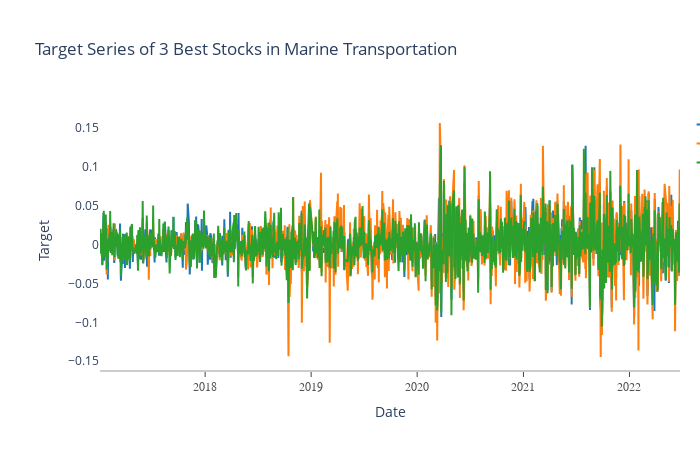

The notebook cell this image was saved under:
### Code cell
import plotly.graph_objects as go

fig = go.Figure()

colors = {
    9101: '#1f77b4',  # Blue
    9107: '#ff7f0e',  # Orange
    9104: '#2ca02c'   # Green
}

for stock_code in [9101, 9107, 9104]:
    df_ = df[df['SecuritiesCode'] == stock_code]
    # Sort data by date to ensure the line plots correctly
    df_ = df_.sort_values(by='Date')
    fig.add_trace(go.Scatter(
        x=df_['Date'],
        y=df_['Target'],
        mode='lines',
        name=str(stock_code),
        line=dict(color=colors[stock_code])
    ))

fig.update_layout(
    title="Target Series of 3 Best Stocks in Marine Transportation",
    xaxis_title="Date",
    yaxis_title="Target",
    xaxis=dict(
        showline=True,
        showgrid=False,
        showticklabels=True,
        linecolor='rgb(204, 204, 204)',
        linewidth=2,
        ticks='outside',
        tickfont=dict(
            family='Arial',
            size=12,
            color='rgb(82, 82, 82)',
        ),
    ),
    yaxis=dict(
        showgrid=True,
        zeroline=False,
        showline=False,
        showticklabels=True,
    ),
    autosize=False,
    margin=dict(
        autoexpand=False,
        l=100,
        r=20,
        t=110,
    ),
    showlegend=True,
    plot_bgcolor='white'
)

fig.show()

### Figure 1 — Plotly figure (JSON) as saved in the notebook; plotly's stock layout.template omitted (floating-point values rounded to 4 significant figures; data arrays with more than 128 entries replaced by an {"elided": "..."} marker saying what was removed)
{"data": [{"line": {"color": "#1f77b4"}, "mode": "lines", "name": "9101", "type": "scatter", "x": {"elided": "1337 str values"}, "y": {"elided": "1337 float values"}}, {"line": {"color": "#ff7f0e"}, "mode": "lines", "name": "9107", "type": "scatter", "x": {"elided": "1337 str values"}, "y": {"elided": "1337 float values"}}, {"line": {"color": "#2ca02c"}, "mode": "lines", "name": "9104", "type": "scatter", "x": {"elided": "1337 str values"}, "y": {"elided": "1337 float values"}}], "layout": {"autosize": false, "height": 450, "margin": {"autoexpand": false, "l": 100, "r": 20, "t": 110}, "plot_bgcolor": "white", "showlegend": true, "title": {"text": "Target Series of 3 Best Stocks in Marine Transportation"}, "width": 700, "xaxis": {"autorange": true, "linecolor": "rgb(204, 204, 204)", "linewidth": 2, "range": ["2017-01-04", "2022-06-24"], "showgrid": false, "showline": true, "showticklabels": true, "tickfont": {"color": "rgb(82, 82, 82)", "family": "Arial", "size": 12}, "ticks": "outside", "title": {"text": "Date"}, "type": "date"}, "yaxis": {"autorange": true, "range": [-0.1612, 0.1731], "showgrid": true, "showline": false, "showticklabels": true, "title": {"text": "Target"}, "type": "linear", "zeroline": false}}}
